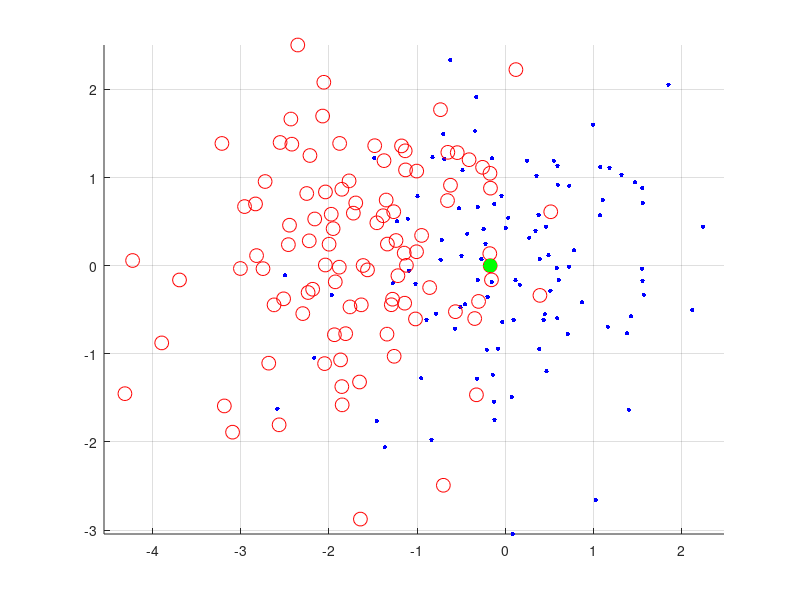

Reproduce this figure in MATLAB.
Npoints = 100;
random_points = randn(Npoints,2);
homogenous_random_points = [random_points ones(Npoints,1)];

% Define the transform matrix
tx = randn(1,1);
ty = randn(1,1);
T = [1 0 tx; 0 1 ty; 0 0 1];

moved_points = (T*homogenous_random_points')';

figure(1234);
clf;
hold on;
grid on;
axis equal;

plot(random_points(:,1),random_points(:,2),'b.', 'MarkerSize',10);
plot(moved_points(:,1),moved_points(:,2),'ro', 'MarkerSize',10);

% Find points closest to origin
dist_squared_to_origin = sum(moved_points.^2,2);
[~,closest_point_index] = min(dist_squared_to_origin);

plot(moved_points(closest_point_index,1),moved_points(closest_point_index,2),'g.', 'MarkerSize',30);
